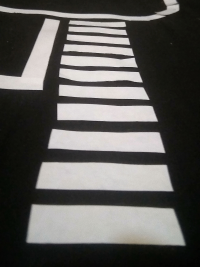
#> input picture undergraduate-thesis/databases/SKRIPSI Zebra Cross.png, 200 x 267 px, found by its file name
$ jupyter execute 'FIX SKRIPSI 5. Memanggil Gambar Hitam Putih EDIT.ipynb'
#> lines starting #> are read from the running program, lines starting #| are printed output that depends on the picture
[cell 1]
from matplotlib import image
from matplotlib import pyplot
from PIL import Image
from numpy import asarray
import numpy as np
import random
import math
import cv2

#gambar di-print di python
im = Image.open('SKRIPSI Zebra Cross.png')
#> im is the input picture: PIL image 200x267 RGBA; mean R, G, B, A 93, 91.5, 88.8, 255
im = Image.open('SKRIPSI Pinus.png')
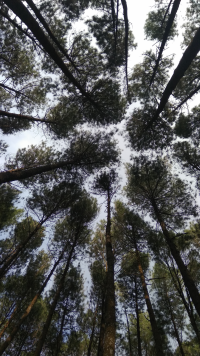
#> input picture undergraduate-thesis/databases/SKRIPSI Pinus.png, 200 x 356 px, found by its file name
#> im is the input picture: PIL image 200x356 RGBA; mean R, G, B, A 85.2, 86.5, 86.8, 255
im = Image.open('SKRIPSI Gedung C.png')
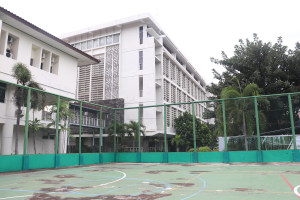
#> input picture undergraduate-thesis/databases/SKRIPSI Gedung C.png, 300 x 200 px, found by its file name
#> im is the input picture: PIL image 300x200 RGBA; mean R, G, B, A 155.3, 164.7, 160.6, 255

img1 = im.convert("L") #convert ke hitam-putih
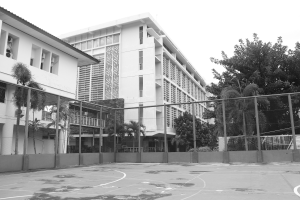
#> img1: PIL image 300x200 L; min 19, max 255, mean 161.4
width, height=img1.size
#> width = 300; height = 200

pyplot.xticks([]), pyplot.yticks([])
pyplot.imshow(img1, cmap = 'gray')
